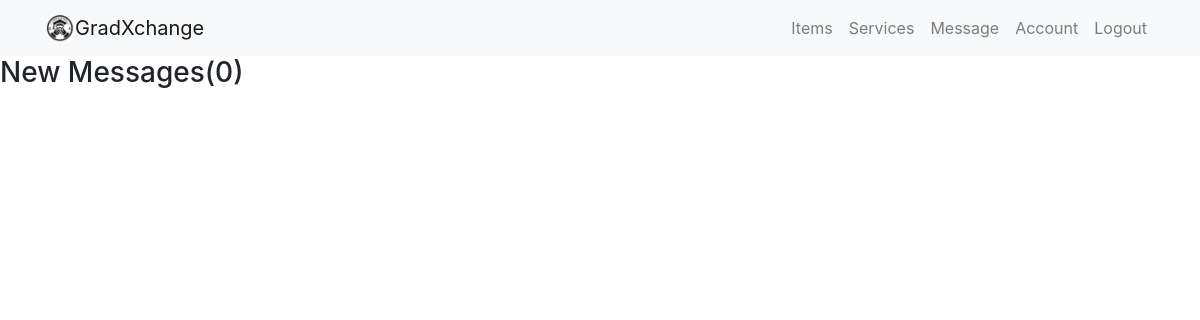
Before: /inbox/ (signed in) with the older database file.
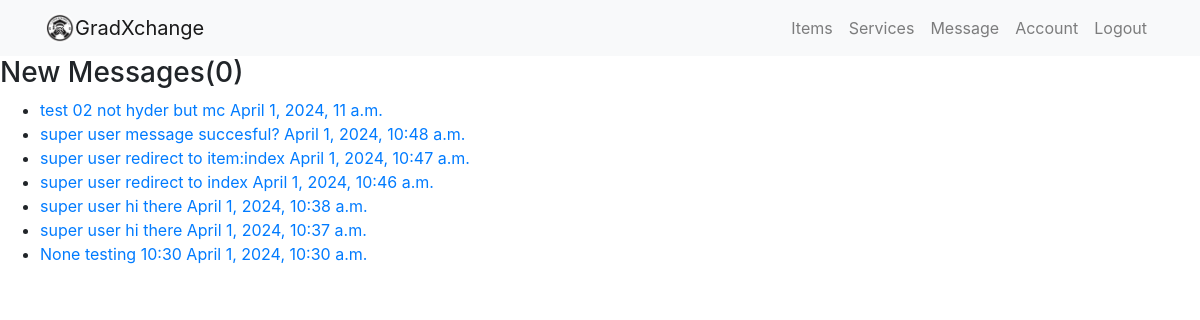
After: the same page with the newer database file.
### users/models.py (models this page shows, shortened)
class Message(models.Model):
    sender = models.ForeignKey(Profile, on_delete=models.SET_NULL, null=True, blank=True)
    recipient = models.ForeignKey(Profile, on_delete=models.SET_NULL, null=True, blank=True, related_name="messages")
    name = models.CharField(max_length=200, null=True, blank=True)
    email = models.EmailField(max_length=200, null=True, blank=True)
    subject = models.CharField(max_length=200, null=True, blank=True)
    body = models.TextField()
    is_read = models.BooleanField(default=False, null=True)
    created = models.DateTimeField(auto_now_add=True)
    id = models.UUIDField(default=uuid.uuid4,unique=True,primary_key=True, editable=False)
    class Meta:
        ordering = ['is_read', '-created']

### users/views.py (the view)
# urls.py: path('inbox/', user_views.inbox, name='inbox'),
@login_required
def inbox(request):
    profile =  request.user.profile
    messageRequests = profile.messages.all()
    unreadCount = messageRequests.filter(is_read=False).count()
    context = {'messageRequests':  messageRequests, 'unreadCount': unreadCount}
    return render(request, 'users/inbox.html', context)

### users/templates/users/inbox.html
{% extends 'item/base.html' %}
{% block body %}
<main class="inbox my-xl">
    <div class="content-box">
        <h3 class="inbox__title">New Messages(<span>{{ unreadCount }}</span>)</h3>
        <ul class="messages">
            {% for message in messageRequests %}
            {% if message.is_read == False %}
            <li class="message message--unread">
                {% else %}
            <li class="message">
                {% endif %}
                <a href="{% url 'message'  message.id %}">
                    <span class="message__author">{{message.name}}</span>
                    <span class="message__subject">{{message.subject}}</span>
                    <span class="message__date">{{message.created}}</span>
                </a>
            </li>
            {% endfor %}
        </ul>
    </div>
</main>
{% endblock %}

Changed rows visible on the page:
added Message: name "test 02", subject "not hyder but mc", created "April 1, 2024, 11 a.m."
added Message: name "super user", subject "message succesful?", created "April 1, 2024, 10:48 a.m."
added Message: name "super user", subject "redirect to item:index", created "April 1, 2024, 10:47 a.m."
added Message: name "super user", subject "redirect to index", created "April 1, 2024, 10:46 a.m."
added Message: name "super user", subject "hi there", created "April 1, 2024, 10:38 a.m."
added Message: name "super user", subject "hi there", created "April 1, 2024, 10:37 a.m."
added Message: name "None", subject "testing 10:30", created "April 1, 2024, 10:30 a.m."
